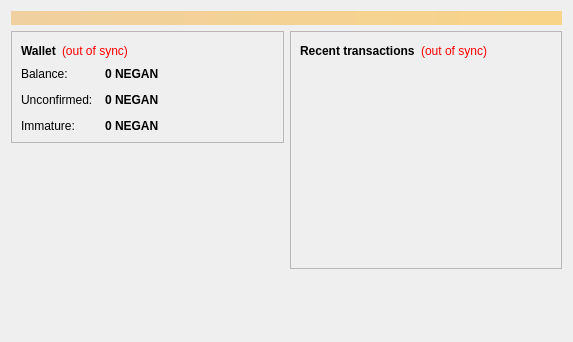
<?xml version="1.0" encoding="UTF-8"?>
<ui version="4.0">
 <class>OverviewPage</class>
 <widget class="QWidget" name="OverviewPage">
  <property name="geometry">
   <rect>
    <x>0</x>
    <y>0</y>
    <width>573</width>
    <height>342</height>
   </rect>
  </property>
  <property name="windowTitle">
   <string>Form</string>
  </property>
  <layout class="QVBoxLayout" name="topLayout">
   <item>
    <widget class="QLabel" name="labelAlerts">
     <property name="visible">
      <bool>false</bool>
     </property>
     <property name="styleSheet">
      <string notr="true">background-color: qlineargradient(x1: 0, y1: 0, x2: 1, y2: 0, stop:0 #F0D0A0, stop:1 #F8D488); color:#000000;</string>
     </property>
     <property name="wordWrap">
      <bool>true</bool>
     </property>
     <property name="margin">
      <number>3</number>
     </property>
    </widget>
   </item>
   <item>
    <layout class="QHBoxLayout" name="horizontalLayout" stretch="1,1">
     <item>
      <layout class="QVBoxLayout" name="verticalLayout_2">
       <item>
        <widget class="QFrame" name="frame">
         <property name="frameShape">
          <enum>QFrame::StyledPanel</enum>
         </property>
         <property name="frameShadow">
          <enum>QFrame::Raised</enum>
         </property>
         <layout class="QVBoxLayout" name="verticalLayout_4">
          <item>
           <layout class="QHBoxLayout" name="horizontalLayout_4">
            <item>
             <widget class="QLabel" name="label_5">
              <property name="font">
               <font>
                <weight>75</weight>
                <bold>true</bold>
               </font>
              </property>
              <property name="text">
               <string>Wallet</string>
              </property>
             </widget>
            </item>
            <item>
             <widget class="QLabel" name="labelWalletStatus">
              <property name="toolTip">
               <string>The displayed information may be out of date. Your wallet automatically synchronizes with the Negancoin network after a connection is established, but this process has not completed yet.</string>
              </property>
              <property name="styleSheet">
               <string notr="true">QLabel { color: red; }</string>
              </property>
              <property name="text">
               <string notr="true">(out of sync)</string>
              </property>
              <property name="alignment">
               <set>Qt::AlignLeading|Qt::AlignLeft|Qt::AlignVCenter</set>
              </property>
             </widget>
            </item>
            <item>
             <spacer name="horizontalSpacer_2">
              <property name="orientation">
               <enum>Qt::Horizontal</enum>
              </property>
              <property name="sizeHint" stdset="0">
               <size>
                <width>40</width>
                <height>20</height>
               </size>
              </property>
             </spacer>
            </item>
           </layout>
          </item>
          <item>
           <layout class="QFormLayout" name="formLayout_2">
            <property name="fieldGrowthPolicy">
             <enum>QFormLayout::AllNonFixedFieldsGrow</enum>
            </property>
            <property name="horizontalSpacing">
             <number>12</number>
            </property>
            <property name="verticalSpacing">
             <number>12</number>
            </property>
            <item row="0" column="0">
             <widget class="QLabel" name="label">
              <property name="text">
               <string>Balance:</string>
              </property>
             </widget>
            </item>
            <item row="0" column="1">
             <widget class="QLabel" name="labelBalance">
              <property name="font">
               <font>
                <weight>75</weight>
                <bold>true</bold>
               </font>
              </property>
              <property name="cursor">
               <cursorShape>IBeamCursor</cursorShape>
              </property>
              <property name="toolTip">
               <string>Your current balance</string>
              </property>
              <property name="text">
               <string notr="true">0 NEGAN</string>
              </property>
              <property name="textInteractionFlags">
               <set>Qt::LinksAccessibleByMouse|Qt::TextSelectableByKeyboard|Qt::TextSelectableByMouse</set>
              </property>
             </widget>
            </item>
            <item row="1" column="0">
             <widget class="QLabel" name="label_3">
              <property name="text">
               <string>Unconfirmed:</string>
              </property>
             </widget>
            </item>
            <item row="1" column="1">
             <widget class="QLabel" name="labelUnconfirmed">
              <property name="font">
               <font>
                <weight>75</weight>
                <bold>true</bold>
               </font>
              </property>
              <property name="cursor">
               <cursorShape>IBeamCursor</cursorShape>
              </property>
              <property name="toolTip">
               <string>Total of transactions that have yet to be confirmed, and do not yet count toward the current balance</string>
              </property>
              <property name="text">
               <string notr="true">0 NEGAN</string>
              </property>
              <property name="textInteractionFlags">
               <set>Qt::LinksAccessibleByMouse|Qt::TextSelectableByKeyboard|Qt::TextSelectableByMouse</set>
              </property>
             </widget>
            </item>
            <item row="2" column="0">
             <widget class="QLabel" name="labelImmatureText">
              <property name="text">
               <string>Immature:</string>
              </property>
             </widget>
            </item>
            <item row="2" column="1">
             <widget class="QLabel" name="labelImmature">
              <property name="font">
               <font>
                <weight>75</weight>
                <bold>true</bold>
               </font>
              </property>
              <property name="toolTip">
               <string>Mined balance that has not yet matured</string>
              </property>
              <property name="text">
               <string notr="true">0 NEGAN</string>
              </property>
              <property name="textInteractionFlags">
               <set>Qt::LinksAccessibleByMouse|Qt::TextSelectableByKeyboard|Qt::TextSelectableByMouse</set>
              </property>
             </widget>
            </item>
           </layout>
          </item>
         </layout>
        </widget>
       </item>
       <item>
        <spacer name="verticalSpacer">
         <property name="orientation">
          <enum>Qt::Vertical</enum>
         </property>
         <property name="sizeHint" stdset="0">
          <size>
           <width>20</width>
           <height>40</height>
          </size>
         </property>
        </spacer>
       </item>
      </layout>
     </item>
     <item>
      <layout class="QVBoxLayout" name="verticalLayout_3">
       <item>
        <widget class="QFrame" name="frame_2">
         <property name="frameShape">
          <enum>QFrame::StyledPanel</enum>
         </property>
         <property name="frameShadow">
          <enum>QFrame::Raised</enum>
         </property>
         <layout class="QVBoxLayout" name="verticalLayout">
          <item>
           <layout class="QHBoxLayout" name="horizontalLayout_2">
            <item>
             <widget class="QLabel" name="label_4">
              <property name="text">
               <string>&lt;b&gt;Recent transactions&lt;/b&gt;</string>
              </property>
             </widget>
            </item>
            <item>
             <widget class="QLabel" name="labelTransactionsStatus">
              <property name="toolTip">
               <string>The displayed information may be out of date. Your wallet automatically synchronizes with the Negancoin network after a connection is established, but this process has not completed yet.</string>
              </property>
              <property name="styleSheet">
               <string notr="true">QLabel { color: red; }</string>
              </property>
              <property name="text">
               <string notr="true">(out of sync)</string>
              </property>
              <property name="alignment">
               <set>Qt::AlignRight|Qt::AlignTrailing|Qt::AlignVCenter</set>
              </property>
             </widget>
            </item>
            <item>
             <spacer name="horizontalSpacer">
              <property name="orientation">
               <enum>Qt::Horizontal</enum>
              </property>
              <property name="sizeHint" stdset="0">
               <size>
                <width>40</width>
                <height>20</height>
               </size>
              </property>
             </spacer>
            </item>
           </layout>
          </item>
          <item>
           <widget class="QListView" name="listTransactions">
            <property name="styleSheet">
             <string notr="true">QListView { background: transparent; }</string>
            </property>
            <property name="frameShape">
             <enum>QFrame::NoFrame</enum>
            </property>
            <property name="verticalScrollBarPolicy">
             <enum>Qt::ScrollBarAlwaysOff</enum>
            </property>
            <property name="horizontalScrollBarPolicy">
             <enum>Qt::ScrollBarAlwaysOff</enum>
            </property>
            <property name="selectionMode">
             <enum>QAbstractItemView::NoSelection</enum>
            </property>
           </widget>
          </item>
         </layout>
        </widget>
       </item>
       <item>
        <spacer name="verticalSpacer_2">
         <property name="orientation">
          <enum>Qt::Vertical</enum>
         </property>
         <property name="sizeHint" stdset="0">
          <size>
           <width>20</width>
           <height>40</height>
          </size>
         </property>
        </spacer>
       </item>
      </layout>
     </item>
    </layout>
   </item>
  </layout>
 </widget>
 <resources/>
 <connections/>
</ui>
